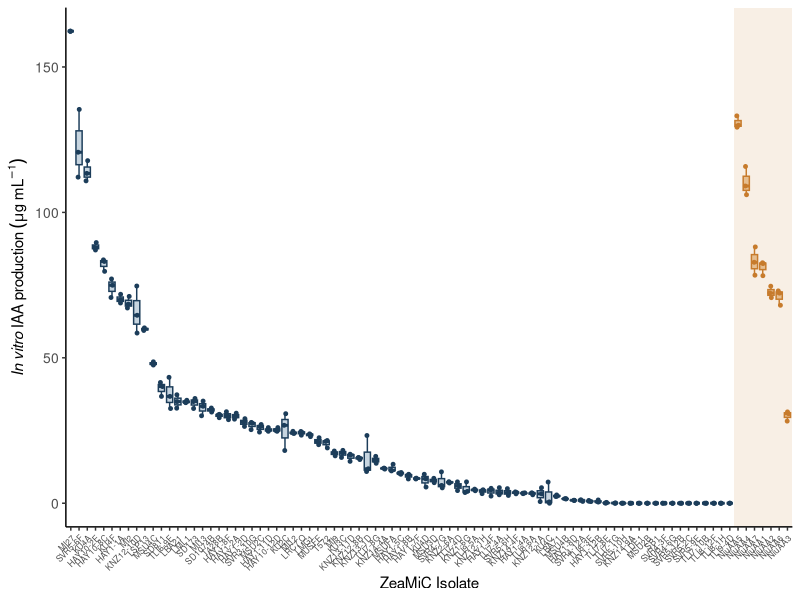

This figure's R source:
##### In Vivo ZeaMiC analysis (IAA Production) #####
## Code by: Joel Swift 2026

library(tidyverse)
library(patchwork)

theme_set(theme_classic())

## load data
IAA_data <- readxl::read_xlsx("./InVitro_IAA_production.xlsx")

## Convert any negative values to zeros
IAA_data <- IAA_data %>% mutate(`IAA (µg mL-1)` = if_else(`IAA (µg mL-1)` < 0, 0, `IAA (µg mL-1)`))


## Order isolates by mean IAA, but force NiuAA isolates to the end
iso_order <- IAA_data %>%
  group_by(`Isolate ID`) %>%
  summarize(mean_IAA = mean(`IAA (µg mL-1)`), .groups = "drop") %>%
  arrange(desc(mean_IAA)) %>%
  pull(`Isolate ID`) %>%
  {\(x) c(x[!str_detect(x, "^NiuAA")],
          x[str_detect(x, "^NiuAA")])}()

## Number of non-NiuAA isolates (used for shading)
n_other <- sum(!str_detect(iso_order, "^NiuAA"))

## Plot
IAA_PLOT <- IAA_data %>%
  mutate(Group = if_else(str_detect(`Isolate ID`, "^NiuAA"), "NiuAA", "Other"),
         `Isolate ID` = factor(`Isolate ID`, levels = iso_order)) %>%
  ggplot(aes(x = `Isolate ID`, y = `IAA (µg mL-1)`)) +
  geom_boxplot(aes(color = Group, fill = Group), outlier.shape = NA) +
  geom_point(aes(color = Group), position = position_jitter(width = 0.15), size = 1) +
  scale_color_manual(values = c("#C77B2C", "#1C3D5A")) +
  scale_fill_manual(values = c("#EAC79E", "#C7D5E0")) +
  annotate("rect", xmin = n_other + 0.5, xmax = length(iso_order) + 0.5, ymin = -Inf, ymax = Inf, alpha = 0.12, fill = "#C77B2C") +
  labs(x = "ZeaMiC Isolate", y = expression(italic("In vitro")~IAA~production~(mu*g~mL^{-1}))) +
  theme(axis.text.x = element_text(angle = 45, hjust = 1, size = 6), legend.position = "none", 
        axis.text.y  = element_text(size = 10))

ggsave("Figure panels/Figure7B.svg", IAA_PLOT, width = 26, height = 10, unit = "cm")
